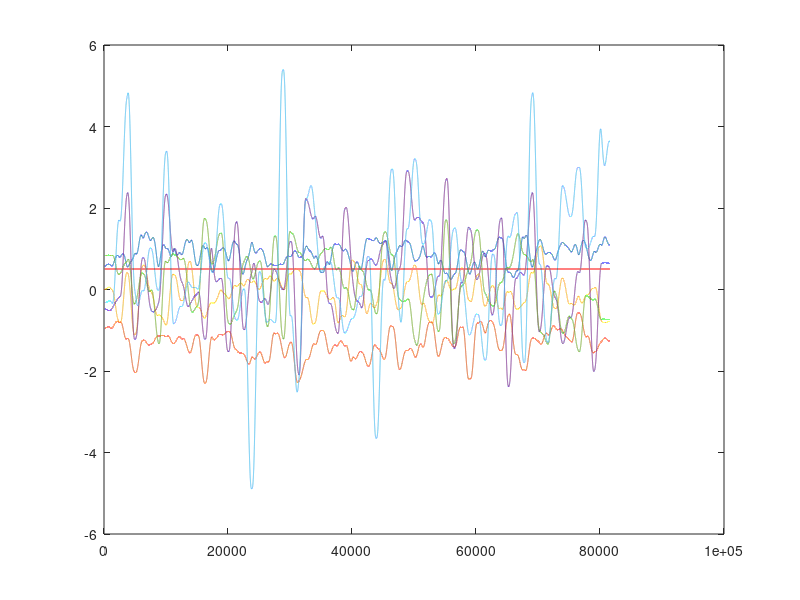
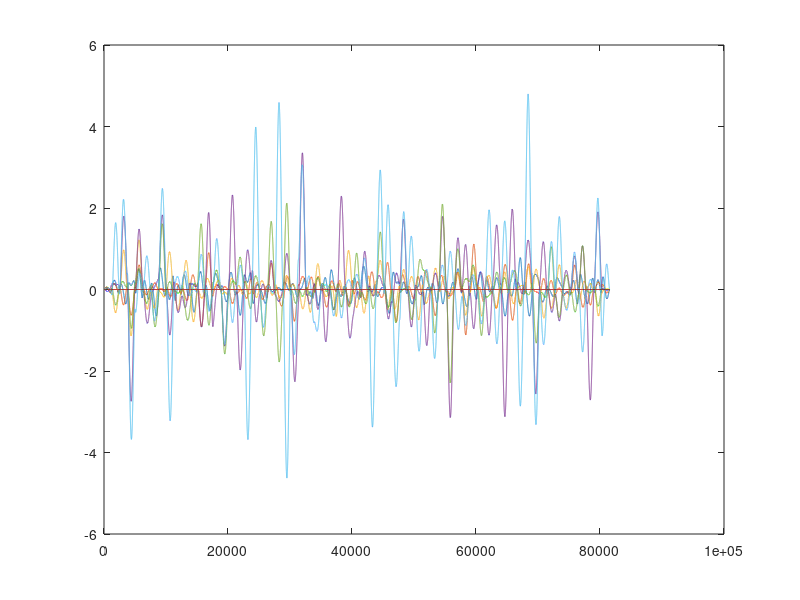
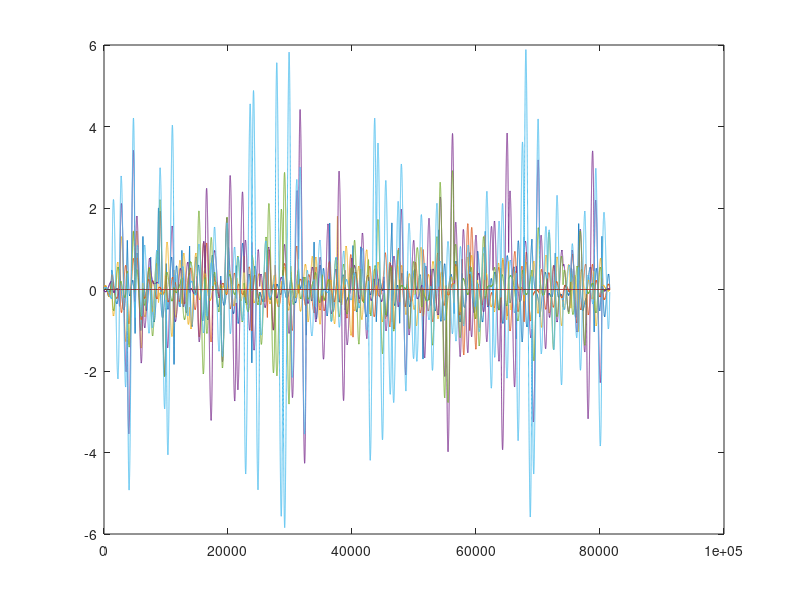

The MATLAB script that drew these images, in order: (Note: this script raises an error after producing the figures.)
clc; clear all; close all;
load('traj.mat')
u = zeros(size(traj,1)-2,size(traj,2)-1);
Fs = 500;
dtraj = sgolayfilt(diff(traj)*Fs,1,17);
ddtraj = sgolayfilt(diff(dtraj)*Fs,1,17);
figure, plot(traj), figure, plot(dtraj), figure, plot(ddtraj);
num = size(traj,1)-2;
parfor i=1:num
    u(i,:) = noiseCompensation(traj(i,1:6), dtraj(i,1:6), ddtraj(i,1:6))';
end